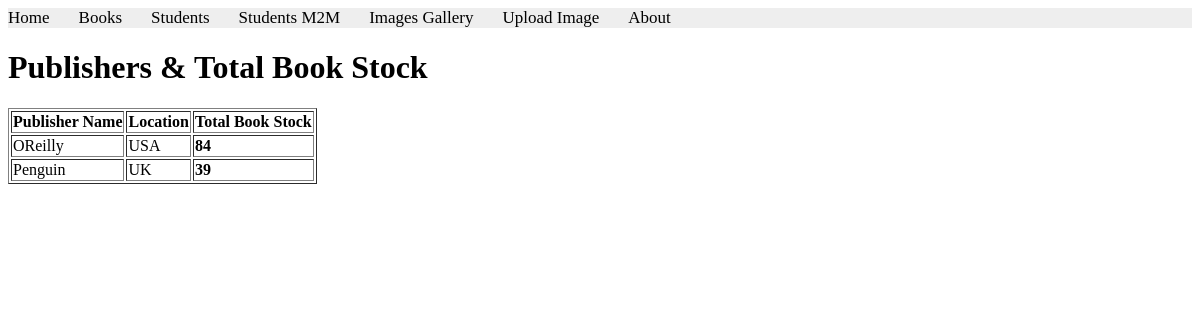
/books/lab9/task2/, run on the app's committed database.
### apps/bookmodule/models.py (models this page shows)
class Publisher(models.Model):
    name = models.CharField(max_length=200)
    location = models.CharField(max_length=300)

### apps/bookmodule/views.py (the view)
# urls.py: path('lab9/task2/', views.lab9_task2, name='lab9_task2'),
def lab9_task2(request):
    publishers = Publisher.objects.annotate(total_stock=Sum('book__quantity'))
    return render(request, 'bookmodule/lab9_task2.html', {'publishers': publishers})

### apps/templates/bookmodule/lab9_task2.html (shortened to what this page needs)
{% extends "layouts/base.html" %}
{% block content %}
<h1>Publishers & Total Book Stock</h1>
<table border="1" >
        <tr>
            <th>Publisher Name</th>
            <th>Location</th>
            <th>Total Book Stock</th>
        </tr>
        {% for pub in publishers %}
        <tr>
            <td>{{ pub.name }}</td>
            <td>{{ pub.location }}</td>
            <td >
                <strong>{{ pub.total_stock|default:0 }}</strong>
            </td>
        </tr>
        {% empty %}
        <tr>
            <td colspan="3" >No publishers found.</td>
        </tr>
        {% endfor %}
</table>
<br>
{% endblock %}

### data on the page
Publisher: name "OReilly", location "USA", total_stock "84"
Publisher: name "Penguin", location "UK", total_stock "39"
